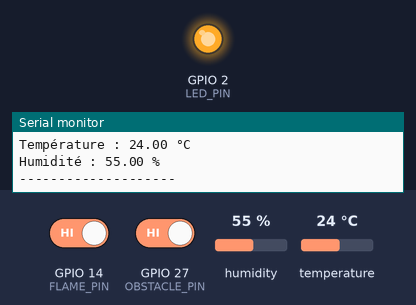
The sketch below on a simulated ESP32. Shown: output pins drawn as LEDs (lit = HIGH), the last lines printed to the serial monitor. The inputs (shaded band) are chosen by the test bench; at power-on: GPIO 27 (OBSTACLE_PIN) HIGH, GPIO 14 (FLAME_PIN) HIGH, humidity 55 %, temperature 24 °C. WiFi joins after 1.5 s; servers stay silent unless stated; uploads are accepted with an empty reply.

Above: at 9.8 s.
9.9 s: GPIO 27 (OBSTACLE_PIN) driven LOW
At 11.1 s:
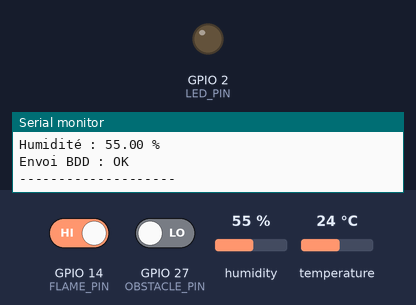
13.2 s: GPIO 27 (OBSTACLE_PIN) driven HIGH
At 14.5 s:
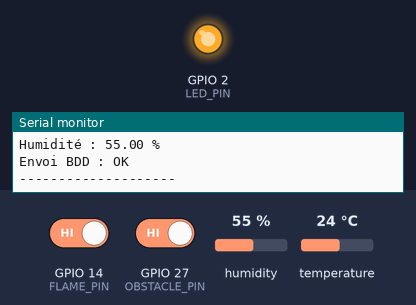
Timing chart, 0 to 16.2 s (numbered marks = the images above; inputs shaded):
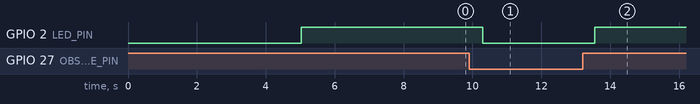

The sketch:

projet-final.ino
```cpp
#include <DHT.h>        // Bibliothèque capteur température/humidité
#include <WiFi.h>       // Bibliothèque connexion WiFi
#include <HTTPClient.h> // Bibliothèque envoi requêtes HTTP
#include "soc/soc.h"
#include "soc/rtc_cntl_reg.h" // Pour désactiver le brownout detector

#define LED_PIN 2       // LED sur GPIO 2
#define OBSTACLE_PIN 27 // KY-032 sur GPIO 27
#define FLAME_PIN 14    // KY-026 sur GPIO 14
#define DHTPIN 4        // KY-015 sur GPIO 4
#define DHTTYPE DHT11   // Type de capteur DHT

const char* ssid = "TestESP";        // Nom du réseau WiFi
const char* password = "12345678";   // Mot de passe WiFi
const char* serverURL = "http://10.38.120.7/maison_ESP32/insert.php"; // URL serveur PHP

DHT dht(DHTPIN, DHTTYPE); // Initialisation du capteur DHT

// Variables stockant les dernières valeurs envoyées
// pour éviter les doublons dans la BDD
float derniere_temp = -1;
float derniere_hum = -1;
int dernier_obstacle = -1;
int derniere_flamme = -1;

void setup() {
  WRITE_PERI_REG(RTC_CNTL_BROWN_OUT_REG, 0); // Désactive le brownout
  Serial.begin(115200);
  delay(2000);

  // Configuration des broches
  pinMode(LED_PIN, OUTPUT);
  pinMode(OBSTACLE_PIN, INPUT_PULLUP); // Résistance interne activée
  pinMode(FLAME_PIN, INPUT);
  dht.begin();

  // Connexion WiFi
  WiFi.disconnect(true);
  delay(1000);
  WiFi.mode(WIFI_STA); // Mode client WiFi
  delay(500);
  Serial.println("Connexion WiFi...");
  WiFi.begin(ssid, password);

  // Attente connexion (30 tentatives max)
  int t = 0;
  while (WiFi.status() != WL_CONNECTED && t < 30) {
    delay(500);
    Serial.print(".");
    t++;
  }

  if (WiFi.status() == WL_CONNECTED) {
    Serial.println("WiFi connecté !");
    Serial.print("IP ESP32 : ");
    Serial.println(WiFi.localIP());
  } else {
    Serial.println("Échec WiFi");
  }
}

void loop() {
  // Lecture des capteurs
  int obstacle = digitalRead(OBSTACLE_PIN); // LOW = obstacle détecté
  int flamme = digitalRead(FLAME_PIN);      // LOW = flamme détectée
  float humidite = dht.readHumidity();
  float temperature = dht.readTemperature();

  // Contrôle LED selon obstacle
  if (obstacle == HIGH) {
    digitalWrite(LED_PIN, HIGH);
  } else {
    digitalWrite(LED_PIN, LOW);
  }

  // Affichage Serial Monitor
  Serial.println("------ DONNÉES ------");
  Serial.println(obstacle == HIGH ? "Obstacle : NON" : "Obstacle : OUI");
  Serial.println(flamme == LOW ? "Flamme : OUI ⚠️" : "Flamme : NON");

  if (!isnan(temperature) && !isnan(humidite)) {
    Serial.print("Température : "); Serial.print(temperature); Serial.println(" °C");
    Serial.print("Humidité : "); Serial.print(humidite); Serial.println(" %");

    // Conversion en 0/1 pour la BDD
    int obs_val = (obstacle == LOW ? 1 : 0);
    int flamme_val = (flamme == LOW ? 1 : 0);

    // Envoi seulement si une valeur a changé
    bool changement = (temperature != derniere_temp ||
                       humidite != derniere_hum ||
                       obs_val != dernier_obstacle ||
                       flamme_val != derniere_flamme);

    if (changement && WiFi.status() == WL_CONNECTED) {
      derniere_temp = temperature;
      derniere_hum = humidite;
      dernier_obstacle = obs_val;
      derniere_flamme = flamme_val;

      // Construction URL avec paramètres GET
      HTTPClient http;
      String url = String(serverURL) +
                   "?temperature=" + String(temperature) +
                   "&humidity=" + String(humidite) +
                   "&obstacle=" + String(obs_val) +
                   "&flamme=" + String(flamme_val);

      // Envoi requête HTTP GET vers insert.php
      http.begin(url);
      int httpCode = http.GET();
      Serial.println(httpCode == 200 ? "Envoi BDD : OK" : "Envoi BDD : ERREUR");
      http.end();
    }
  } else {
    Serial.println("Erreur DHT !"); // DHT n'a pas renvoyé de valeur
  }

  Serial.println("--------------------");
  delay(1000);
}
```

Measured:
- after the input at 9.9 s, GPIO 2 (LED_PIN): HIGH → LOW after 0.40 s
- after the input at 13.2 s, GPIO 2 (LED_PIN): LOW → HIGH after 0.36 s
